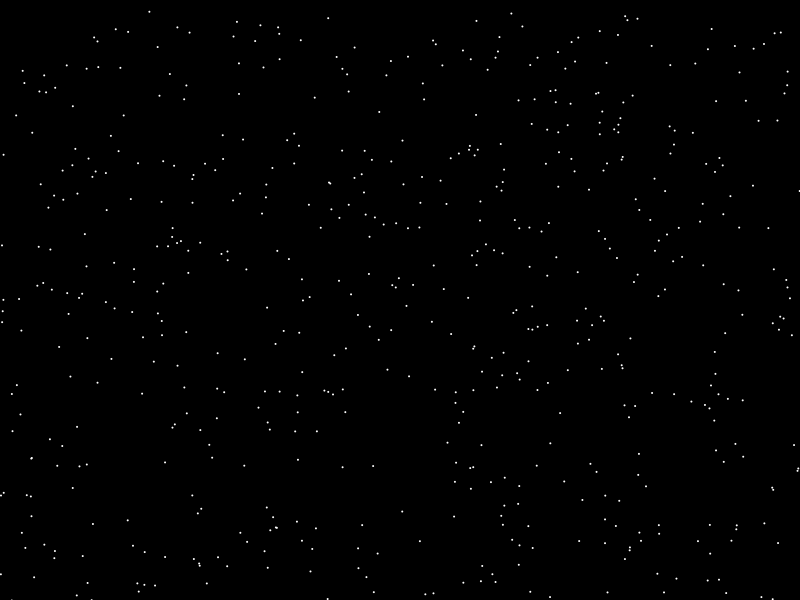
Frame 1 (no input)
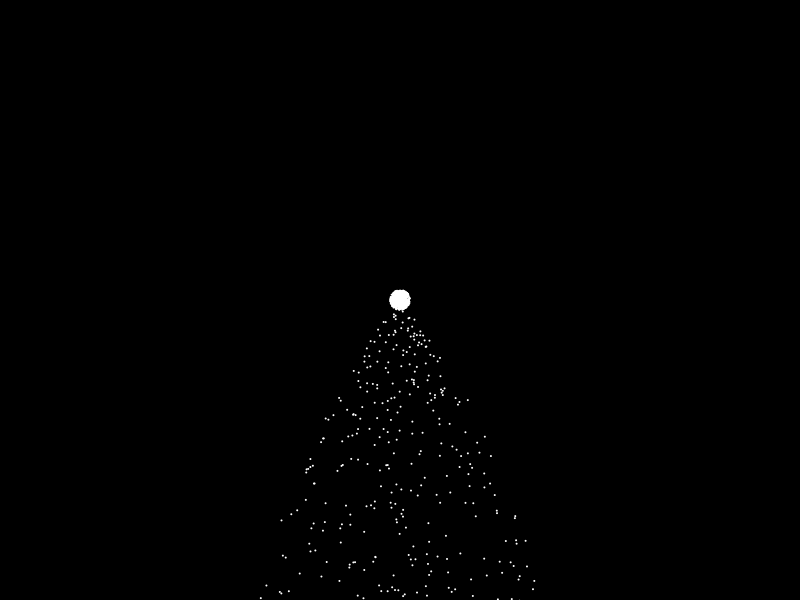
Frame 60 (the mouse pressed at the canvas centre just before this capture)
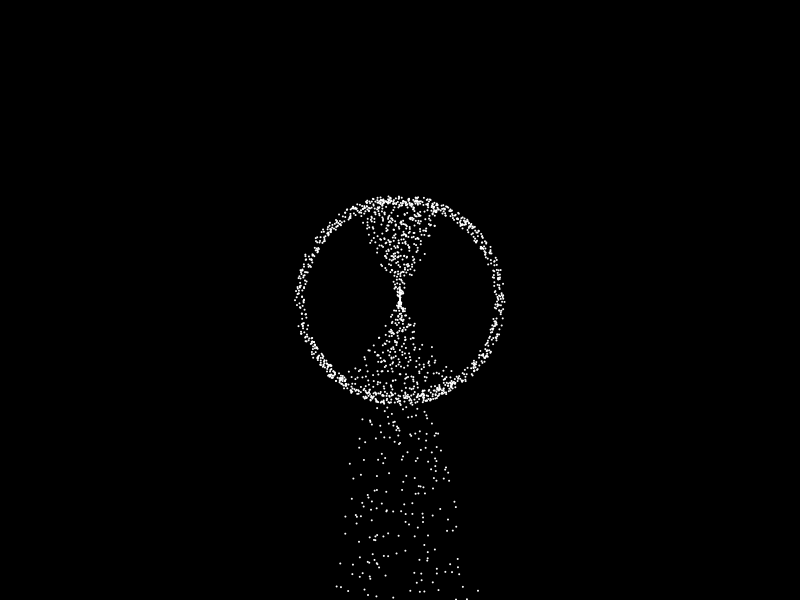
Frame 120 (the mouse held since frame 60 and released just before this capture)

The Processing sketch that drew these frames (run headless with seeded random() and noise(); from frame 60 on, the mouse is pressed at the canvas centre):

// Processing sketch: processing_86900
// ── processing_86900.pde

Segueix[] neu;

boolean m = true;

int nombre = 10000;
 
void setup() {
  
  size(800, 600);
  
  smooth();
  
  noStroke();
 
  neu = new Segueix[nombre];
 
  for (int i=0; i < nombre; i++){
    
    neu[i] = new Segueix();
    
    neu[i].pos.x = random(800);
    
    neu[i].pos.y = random(10000);
    
    neu[i].d = 2;
    
    neu[i].r = 255;
   
    neu[i].g = 255;
    
    neu[i].b = 255;
  
  }

}
 
void draw(){
  
  background(0);
  
  for (int i=0; i < neu.length; i++){
        
    neu[i].move();
    
    neu[i].show();
 
  }

}
 
class Segueix{
  
  int d;
  
  int r, g, b, al;
  
  //
  
  PVector pos;
  
  PVector v;
  
  PVector acc;
  
  float ts;
 
  Segueix(){
   
    pos = new PVector(random(width), random(height));
   
    v = new PVector(10, 10000);
   
    ts = 10;
    
  }
 
  void show(){
    
    fill(r, g, b);
    
    ellipse(pos.x, pos.y, d, d);
 
  }
 
 
 
  void update2(){
    
    PVector screen = new PVector(width/2, height/2);
    
    PVector dir = PVector.sub(screen, pos); 
   
    dir.normalize();    
    
    dir.mult(100);      
    
    acc = dir; 
    
    v.add(acc);
    
    v.limit(ts);
    
    pos.add(v);
  
  }
 
  void update(){
    
    PVector mouse = new PVector(mouseX, mouseY);
    
    PVector dir = PVector.sub(mouse, pos); 
    
    dir.normalize();    
    
    dir.mult(0.5);      
    
    acc = dir; 
    
    v.add(acc);
    
    v.limit(ts);
   
    pos.add(v);
  
  }
 
  void move(){
    
    if (m){
      
      update2();
      
    }
   
    if (mousePressed){
     
      m = false;
      
      update();
    
    }
   
    else{
      
       m = true;
    
    }
  
   } 
}

 
void mouseReleased(){
 
  for(int i=0; i < nombre; i++){
    
    neu[i].pos = new PVector(random(width), random(height));
    
  }
  
}
